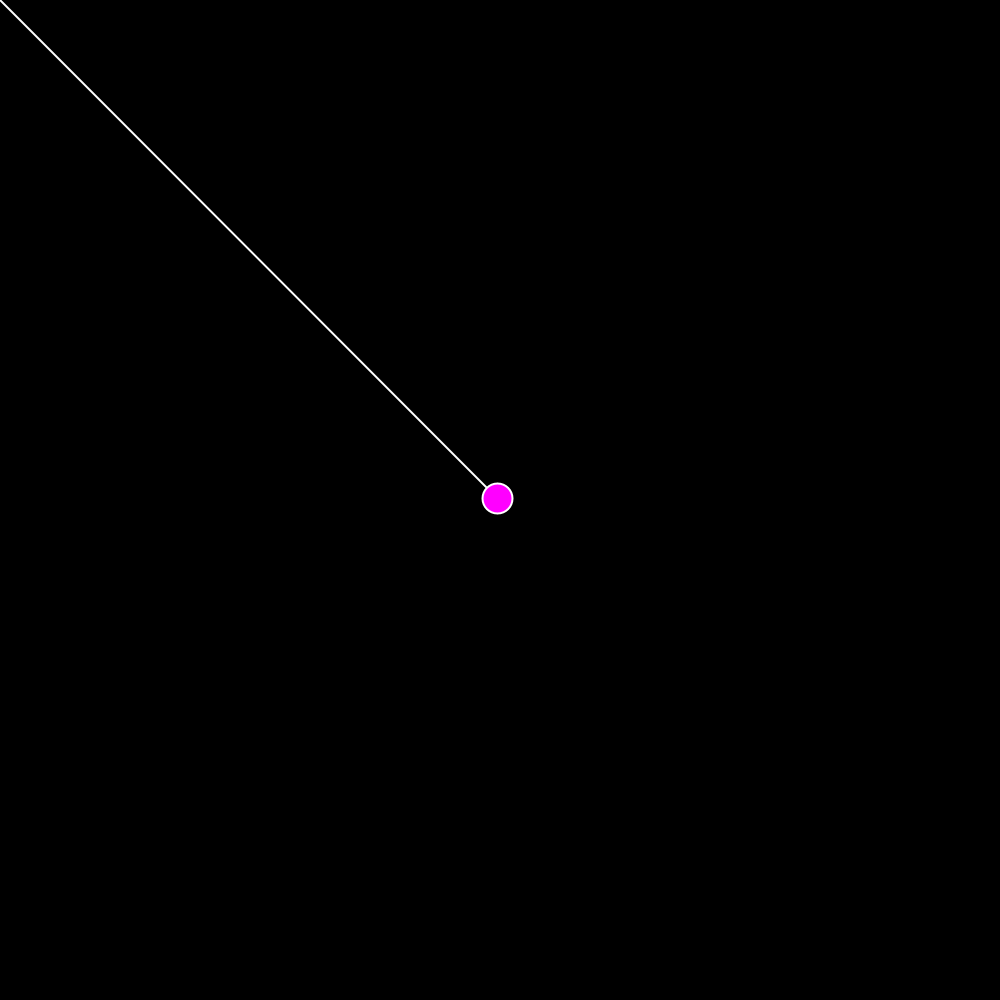
Frame 1 (no input)
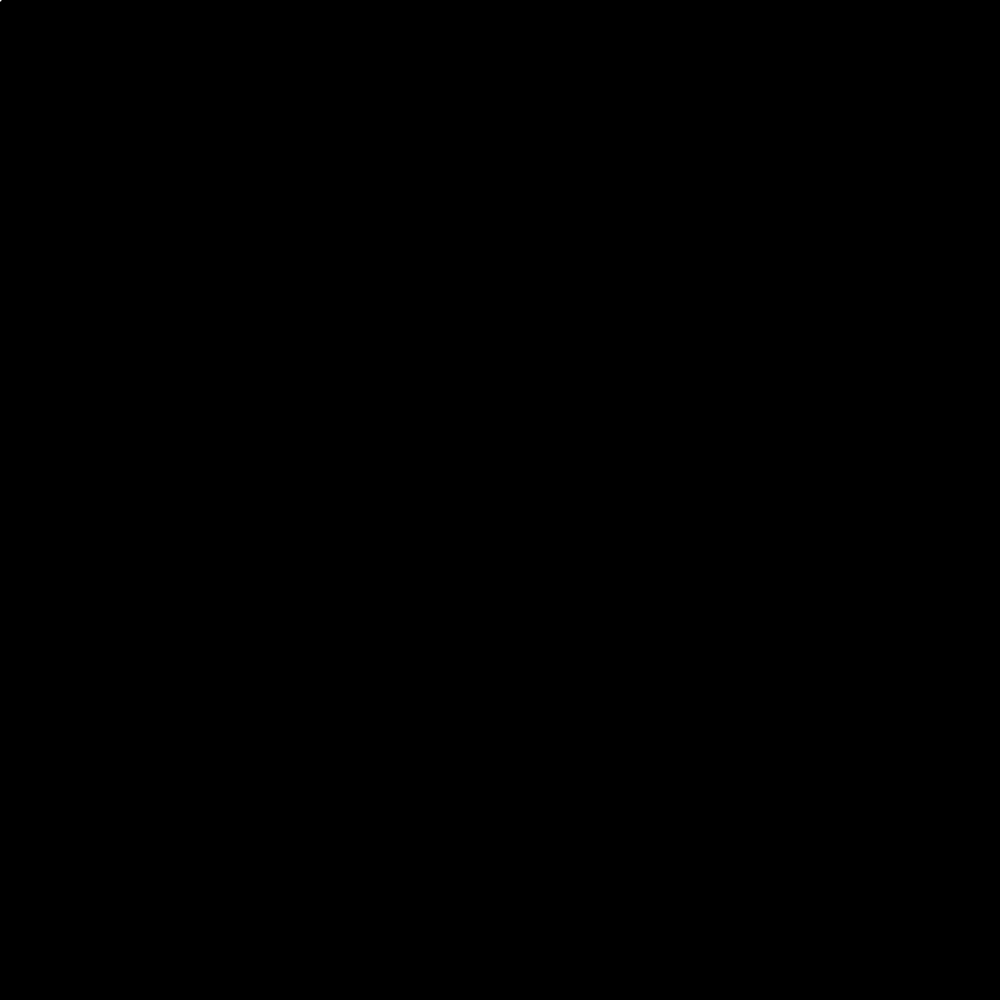
Frame 60 (the mouse pressed at the canvas centre just before this capture)
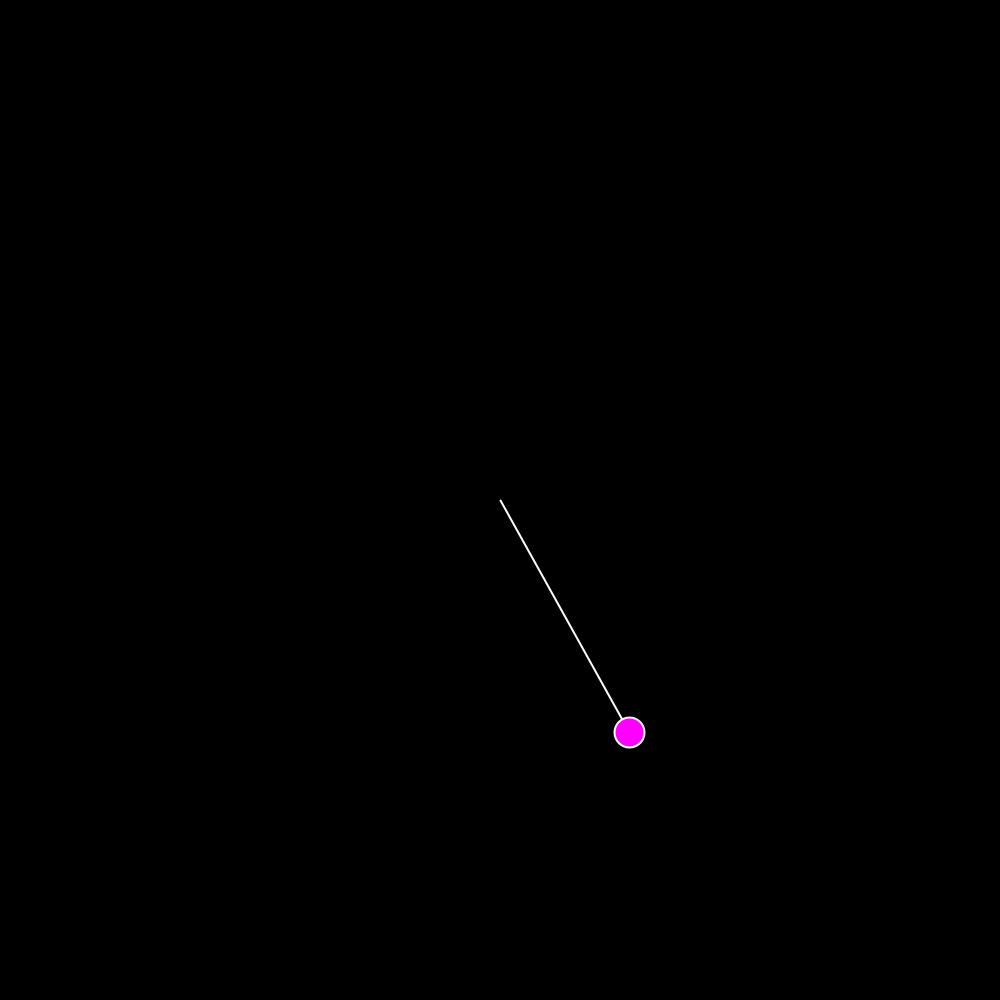
Frame 120 (the mouse held since frame 60 and released just before this capture)

The Processing sketch that drew these frames (run headless with seeded random() and noise(); from frame 60 on, the mouse is pressed at the canvas centre):

// Processing sketch: ChukwuochaChukwunazaLab3Gold
// ── ChukwuochaChukwunazaLab3Gold.pde
/*Chukwuocha Chukwunaza
 COMP 1010 A02
 LAB 3 GOLD***
 This exercise simulates a ball hanging from an elastic rope*/
 
 // Global constant for the ball's size
final float ballSize = 30;

// Global Constant for the pulling power of the elastic band
final float BAND_STRENGTH = 0.005;

// Global constant for the gravity
final float GRAVITY = 0.5;

// Variables for the location of the ball
float ballX;
float ballY;

// Variables for the ball's velocity
float velocityX;
float velocityY;

void setup()
{
  background(0);
  size(1000, 1000);
  
  // Initializing the Variables
  ballX = width / 2;
  ballY = width / 2;
}
  
void drawBall()
{
  // Drawing the rope connecting the ball and the mouse
  strokeWeight(2);
  stroke(255);
  line(mouseX,mouseY,ballX,ballY);
  
  // Drawing the ball
  //ballY= ballY + 15;// gives a vertical gap between the ball and the mouse postion 
  fill(255, 0, 255);
  ellipse(ballX, ballY, ballSize, ballSize);
}

void moveBall()
{
  /* Calculating the distance between the mouse and the ball
  and moving the mouse towards the ball with an "elastic" effect*/ 
  
  float diffX = (mouseX - ballX) * BAND_STRENGTH;
  float diffY = (mouseY - ballY) * BAND_STRENGTH;
  
  velocityX += diffX;
  velocityY += diffY;
  
  // Adding gravity which will pull the ball away from the rope
  velocityY += GRAVITY;
  
  // Adding "Friction to dampen the bouncing effect"
  velocityX = velocityX * 0.97;
  velocityY = velocityY * 0.97;
  
  // Adding the velocities to the ball's position to move it
  ballX += velocityX;
  ballY += velocityY;
}

void draw ()
{
  background(0);
  moveBall();
  drawBall();
}
